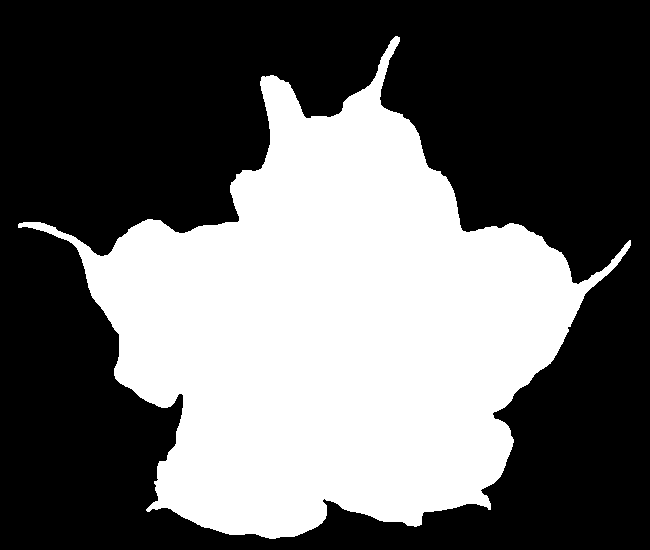
#> input picture Sheet04/images/engelstrompete.png, 650 x 550 px; the run also reads 1 picture not shown here
$ jupyter execute --allow-errors sheet04_niko.ipynb   (shell and % lines are left out)
#> lines starting #> are read from the running program, lines starting #| are printed output that depends on the picture; after the words box and inside, x2 and y2 are one past the last pixel; in counts of white or black regions, pixels touching at a corner belong together
Osnabrück University - Computer Vision (Winter Term 2024/25) - Dr. Ulf Krumnack, Lukas Niehaus, Robin Rawiel

# Exercise Sheet 04: Color and segmentation

## Introduction

This week's sheet should be solved and handed in before the end of **Monay, December 9th, 2024**. If you need help (and Google and other resources were not enough), feel free to contact your groups' designated tutor or whomever of us you run into first. Please upload your results to your group's Stud.IP folder.

## Assignment 0: Math recap (the exponential function) [0 Points]

This exercise is supposed to be basic (but maybe less familiar than the last one), does not give any points, and is voluntary. There will be a similar exercise on every sheet. It is intended to revise some basic mathematical notions that are assumed throughout this class and to allow you to check if you are comfortable with them. Usually you should have no problem to answer these questions offhand, but if you feel unsure, this is a good time to look them up (again). You are always welcome to discuss questions with the tutors or in the practice session. Also, if you have a (math) topic you would like to recap, please let us know.

[cell 1]
import numpy as np
import matplotlib.pyplot as plt

# Funktion für Hough-Transformation
def hough_transform(points, theta_steps=180):
#> called with theta_steps = 180
    thetas = np.linspace(0, np.pi, theta_steps)
    rhos = []
    for x, y in points:
        rho = x * np.cos(thetas) + y * np.sin(thetas)
        rhos.append(rho)
    return np.array(rhos), thetas

# Punkte auf der Geraden y = 2x
points = [(1, 2), (2, 4), (3, 6), (4, 8)]  # Punkte der Geraden
rhos, thetas = hough_transform(points)

# Erstelle die Figuren
fig, axes = plt.subplots(1, 3, figsize=(18, 6))

# Kartesischer Raum (linkes Diagramm)
axes[0].set_title("Kartesischer Raum")
axes[0].set_xlabel("x")
axes[0].set_ylabel("y")
axes[0].grid(True)
axes[0].set_xlim(0, 5)
axes[0].set_ylim(0, 10)

# Punkte und Gerade
for x, y in points:
    axes[0].plot(x, y, 'ro')  # Punkte
    axes[0].annotate(f"({x},{y})", (x, y), textcoords="offset points", xytext=(5, 5), ha='center')
x_vals = np.linspace(0, 5, 100)
y_vals = 2 * x_vals
axes[0].plot(x_vals, y_vals, 'b-', label="y = 2x")
axes[0].legend()

# Hough-Parameterraum (mittleres Diagramm)
axes[1].set_title("Hough-Parameterraum")
axes[1].set_xlabel(r"$\theta$ (Bogenmaß)")
axes[1].set_ylabel(r"$\rho$")
axes[1].grid(True)
for i, rho in enumerate(rhos):
    axes[1].plot(thetas, rho, label=f'Point {points[i]}')
axes[1].legend()

# Einheitskreis (rechtes Diagramm)
axes[2].set_title("Projektionen auf den Einheitskreis")
axes[2].set_aspect('equal', 'box')
axes[2].set_xlim(-1.1, 1.1)
axes[2].set_ylim(-1.1, 1.1)
axes[2].grid(True)
axes[2].add_artist(plt.Circle((0, 0), 1, color='blue', fill=False, label="Einheitskreis"))
for theta in thetas[::20]:  # Einige diskrete Theta-Werte zur Veranschaulichung
    x_proj = np.cos(theta)
    y_proj = np.sin(theta)
    axes[2].plot([0, x_proj], [0, y_proj], 'r-')  # Linie vom Ursprung zur Projektion
    axes[2].plot(x_proj, y_proj, 'go')  # Punkt auf dem Kreis
axes[2].legend(["Einheitskreis", "Projektionen"], loc="upper right")

plt.tight_layout()
plt.show()
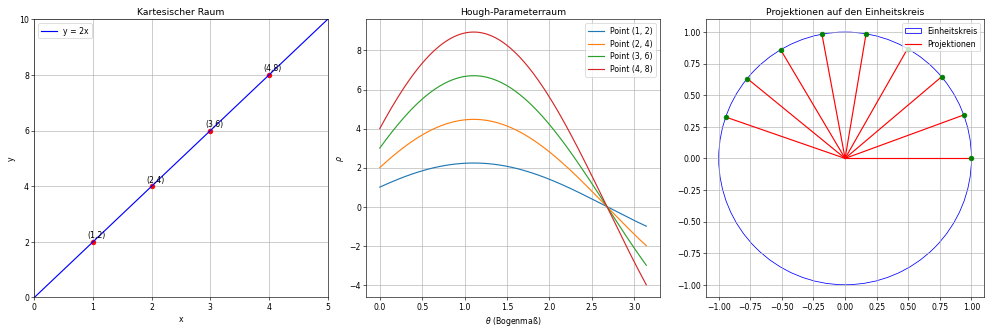
#> figure drawn by matplotlib, 3 panels; panel 2: curve peaks at x = 1.11, y = 2.24; panel 2: curve peaks at x = 1.11, y = 4.47; panel 2: curve peaks at x = 1.11, y = 6.71

import numpy as np
import matplotlib.pyplot as plt

# Parameter der Gerade
m = 0.5  # Steigung der Geraden (flachere Steigung für bessere Visualisierung)
b = 5    # Achsenabschnitt der Geraden (weiter entfernt vom Ursprung)

# Berechnung des Abstands p der Normalen vom Ursprung zur Geraden
p = abs(b) / np.sqrt(1 + m**2)  # Abstand der Normalen
theta = np.arctan(m)  # Winkel der Geraden mit der x-Achse

# Punkt auf der Geraden, der den kürzesten Abstand vom Ursprung hat
x_closest = -b * m / (1 + m**2)
y_closest = b / (1 + m**2)

# Grenzen für die Gerade
x_values = np.linspace(-20, 20, 400)
y_values = m * x_values + b  # Gerade: y = mx + b

# Berechnung der Normale (sie verläuft durch den Ursprung und den Punkt (x_closest, y_closest))
normal_slope = -1 / m  # Steigung der Normalen (senkrecht zur Geraden)
normal_x = np.array([0, x_closest])
normal_y = np.array([0, y_closest])

# Plot
plt.figure(figsize=(10, 10))

# Plot der Geraden
plt.plot(x_values, y_values, label=f'Gerade: y = {m}x + {b}', color='blue')

# Plot der Normalen
plt.plot(normal_x, normal_y, '--', label=f'Normale (p = {p:.2f})', color='orange')

# Markierung des Ursprungs
plt.scatter(0, 0, color='red', label='Ursprung (0, 0)', zorder=5)
plt.text(0, 0, ' Ursprung', fontsize=10, verticalalignment='bottom', horizontalalignment='left')

# Markierung des kürzesten Punktes
plt.scatter(x_closest, y_closest, color='green', label=f'Kürzester Punkt: ({x_closest:.2f}, {y_closest:.2f})', zorder=5)
plt.text(x_closest, y_closest, f' ({x_closest:.2f}, {y_closest:.2f})', fontsize=10, verticalalignment='bottom')

# Markierung des Abstands p
plt.plot([0, x_closest], [0, y_closest], 'k:', label=f'Abstand p = {p:.2f}')
plt.text(x_closest / 2, y_closest / 2, f'p = {p:.2f}', fontsize=12, color='purple')

# Titel und Legende
plt.title('Normale zur Geraden und Abstand p', fontsize=14)
plt.xlabel('x', fontsize=12)
plt.ylabel('y', fontsize=12)
plt.axhline(0, color='black', linewidth=0.5)
plt.axvline(0, color='black', linewidth=0.5)
plt.grid(True, linestyle='--', linewidth=0.5)
plt.legend(fontsize=12)
plt.axis('equal')
plt.xlim(-20, 20)
plt.ylim(-10, 20)

# Plot anzeigen
plt.show()
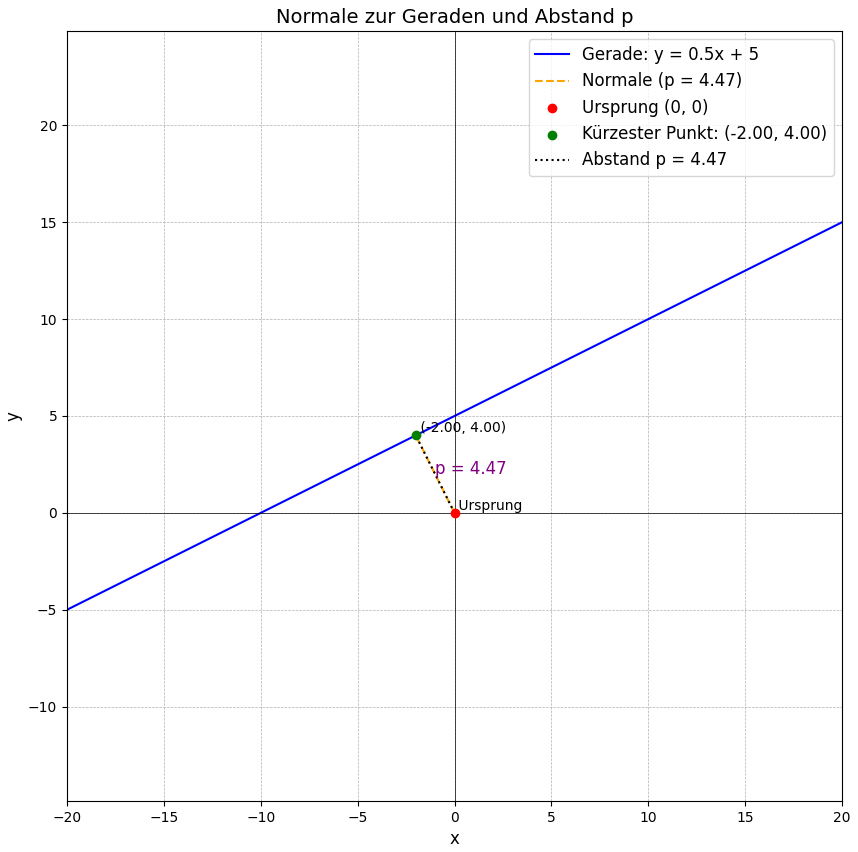
#> figure drawn by matplotlib, 1 panel; curve peaks at x = 20, y = 15

**a)** What is an *exponential function*? How can it be characterized? What is special about $e^x$?

**b)** How is the exponential function defined for complex arguments? In what way(s) does this generalize the real case?

YOUR ANSWER HERE

**c)** The complex exponential function allows to define a mapping $\mathbb{R}\to\mathbb{C}$ by $x\mapsto e^{ix}$? How does the graph of this mapping look like? Where are the points $e^{2\pi i\frac mn}$ for $m=0,...,n\in\mathbb{N}$ located on this graph?

YOUR ANSWER HERE

#> (a cell that did not finish here is left out)

## Assignment 1: Implementation: Skeletonization (5 points)

### a) Skeletonization with hit-or-miss

Explain in your own words, how the hit-or-miss operator can be used for skeletonization (cf CV-05 slide 39).

YOUR ANSWER HERE

### b) Implementation of skeletonization

Now use this method to implement your own skeletonization function. It is ok to use
`scipy.ndimage.morphology.binary_hit_or_miss` here (but of course *not* `skimage.morphology.skeletonize` or similar functions). Compare your result with (CV-05 slide 40). Note that computing the skeleton using this method may take some time ...

[cell 3]
import numpy as np
import matplotlib.pyplot as plt
from scipy.ndimage import binary_hit_or_miss, distance_transform_cdt, binary_dilation
from imageio.v3 import imread

def my_skeletonize(img):
    """
    Compute the skeloton of a binary image using hit_or_miss operator.

    Parameters
    ----------
    img : ndarray of bools
        Binary image to be skeletonized.

    Returns
    -------
    skeleton : ndarray of bools
        The skeleton of the input image.
    """
    # Define the structuring elements (masks) for hit-or-miss transformation
    mask1 = np.array([[0, 1, 0],
                      [0, 1, 0],
                      [1, 1, 1]], dtype=bool)  # Mask for detecting edges
    mask2 = np.array([[1, 1, 1],
                      [0, 1, 0],
                      [0, 0, 0]], dtype=bool)  # Mask for detecting background

    # Initialize the skeleton as an empty array
    skeleton = np.zeros_like(img, dtype=bool)

    # Perform the skeletonization by iteratively applying hit-or-miss
    while True:
        # Apply hit-or-miss to find the current skeleton parts
        hit_miss = binary_hit_or_miss(img, mask1, mask2)

        # If no new pixels are found, we're done
        if not hit_miss.any():
            break

        # Add the detected parts to the skeleton
        skeleton |= hit_miss

        # Remove the detected parts from the image to continue the process
        img[hit_miss] = 0

    return skeleton

img = imread("images/engelstrompete.png") > 0
#> img: shape (550, 650) bool; 40% white; 1 white region, box (x1, y1, x2, y2) and area: (18, 36, 631, 539) 142959
skel = my_skeletonize(img)
result = distance_transform_cdt(img, metric='taxicab') + (50 * img)
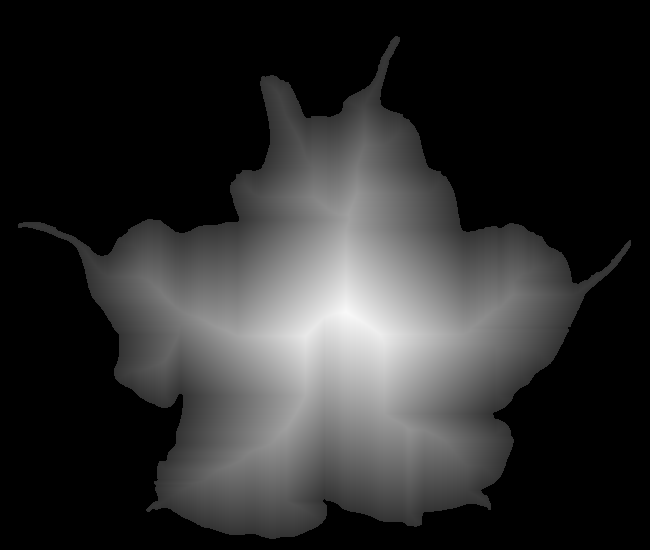
#> result: shape (550, 650) int64; min 0, max 248, mean 44.6
result[binary_dilation(skel)] = 0
plt.figure(figsize=(10,10))
plt.gray()
plt.imshow(result)
#plt.imshow(img)
plt.show()

## Assignment 2: Hough transform (5 points)

**a)** Explain in your own words the idea of Hough transform in general. What is an accumulator space? In what sense can the Hough transform be seen as a model-based approach?

The **Hough Transform** is a technique used for detecting geometric shapes, particularly **lines** and **circles**, in an image. The idea is to transform points from the image space into a **parameter space** (also called the **Hough space**), where shapes can be represented as points or curves. This allows us to find patterns (like lines or circles) by detecting peaks in the transformed space.

#### Accumulator Space

The **accumulator space** is a multi-dimensional parameter space where each dimension corresponds to a parameter of the geometric shape being detected. For example:
- For lines, the parameters are **distance** $ \rho $ and **angle** $ \theta $.
- For circles, the parameters are the **center coordinates** $ a $, $ b $ and **radius** $ r $.

Each point in the image "votes" in the accumulator space for all the possible shapes it could belong to. When several points in the image align (e.g., they lie on the same line), their votes accumulate at a specific point in the accumulator space, indicating the presence of that shape.

#### Model-Based Approach

It can be seen as a **model-based approach** because it systematically tests a range of theoretical models (such as lines or circles) with different parameters and compares them to the image data. Instead of directly detecting shapes in the image space, the algorithm searches for the **parameters** of the shape in a parametric space. For each model, the algorithm accumulates "votes" based on the degree of overlap with the image data. The detected shape corresponds to the model parameters that receive the most "votes" in the accumulator.

### Line Example

For line detection, a point $ (x, y) $ in the image contributes to a curve in the accumulator space defined by the polar form of the line equation:

$$
\rho = x \cos(\theta) + y \sin(\theta)
$$

Here, $ \rho $ is the perpendicular distance from the origin to the line, and $ \theta $ is the angle of the line's normal vector. Points that lie on the same line will produce intersecting curves in the accumulator space, and the intersection point shows the parameters of the line.
 in the accumulator space.
s in the accumulator space.

**b)** What is linear Hough transform? What does a point in the linear Hough space represent? Explain the meaning of the two coordinates.

The **linear Hough transform** is used to detect straight lines in an image. In the Hough space, each point in the image space is represented as a curve. A point in the **linear Hough space** represents a possible line in the image, parameterized by two coordinates: **$ \rho $** and **$ \theta $**.

- $ \rho $ is the **perpendicular distance** from the origin to the line. It measures how far the line is from the origin.
- $ \theta $ is the **angle** of the line's normal vector with respect to the horizontal axis. It defines the orientation of the line.

In the Hough space, each point in the image "votes" for possible lines it could belong to. The point in the Hough space where the most votes accumulate indicates the parameters ($ \rho $, $ \theta $) of the detected line in the image space.

**c)**  How are points, lines, polygons transformed by linear Hough transform? What about parallel lines? Try different configurations using the functions `point`, `line`, `polygon` below. Use the function `skimage.transform.hough_line` to display these examples.
<!-- You may use the code of Assignment 2 to check different configurations interactively. -->

In the **linear Hough transform**, points, lines, and polygons are transformed into the Hough space, where lines in the image space are represented by points in the Hough space.

- **Points**: A point in the image space corresponds to a sinusoidal curve in the Hough space. Every point votes for all possible lines it could belong to.
- **Lines**: A line in the image space corresponds to a single point in the Hough space. All points on the line will accumulate votes in the same location of the Hough space, corresponding to the line’s $ \rho $ and $ \theta $.
- **Polygons**: A polygon with straight edges will have multiple lines, each of which is transformed into a point in the Hough space. These points will form a set of peaks corresponding to the polygon’s edges.

**Parallel lines**: Parallel lines in the image space are represented by curves in the Hough space that have the same $ \theta $ but different $ \rho $ values, since they are at different perpendicular distances from the origin.

[cell 4]
from skimage.transform import hough_line, resize
import matplotlib.pyplot as plt
import numpy as np

steps = lambda p,q : max(map(lambda x,y: abs(x-y), p, q))+1
coords = lambda p,q,s : tuple([np.linspace(x,y,s,dtype=np.uint16) for x,y in zip(p,q)])

def point(img, p):
    """Insert a point in the black/white image at position p

    Args:
        img (ndarray): Input image.
        p (tuple): Coordinate of point.

    Returns:

    """
    img[p] = 1

def line(img, p, q):
    """Insert a line from p to q in the black/white image

    Args:
        img (ndarray): Input image.
        p (tuple): Coordinate of start position.
        q (tuple): Coordinate of end position.

    Returns:

    """
    img[coords(p,q,steps(p,q))] = 1

def polygon(img, vertices):
    """Insert a (closed) polygon given by a list of points into the black/white image

    Args:
        img (ndarray): Input image.
        vertices (list): List of coordinate tuples.

    Returns:

    """
    for p, q in zip(vertices, vertices[1:]+vertices[0:1]):
        line(img,p,q)

img = np.zeros((100,100))

# Add a point
point(img, (30, 50))

# Add a line
line(img, (10, 10), (80, 80))

# Add a polygon (triangle)
polygon(img, [(20, 30), (70, 30), (50, 70)])

fig, [ax1, ax2] = plt.subplots(1,2, figsize=(12,4))

plt.gray()
ax1.set_title('Image');
ax1.imshow(img, origin = 'lower')

out, angles, d = hough_line(img)

# scale output to quadratic image
out_resized = resize(out, (out.shape[0], out.shape[0]), anti_aliasing=True, preserve_range=True)
ax2.set_title('Hough transform (skimage)');
ax2.set_xlabel('Angles (degrees)')
ax2.set_ylabel('Distance (pixels)')
ax2.imshow(np.log(1 + out_resized), origin = 'lower', cmap='gray')

ax2.set_yticks(np.linspace(0, out.shape[0], 7))
ax2.set_yticklabels((-1 * np.linspace(d[-1], d[0], 7)).astype(int))
ax2.set_xticks(np.linspace(0, out.shape[0], 5))
ax2.set_xticklabels(np.linspace(np.rad2deg(angles[0]), np.rad2deg(angles[-1]), 5).astype(int))


plt.show()
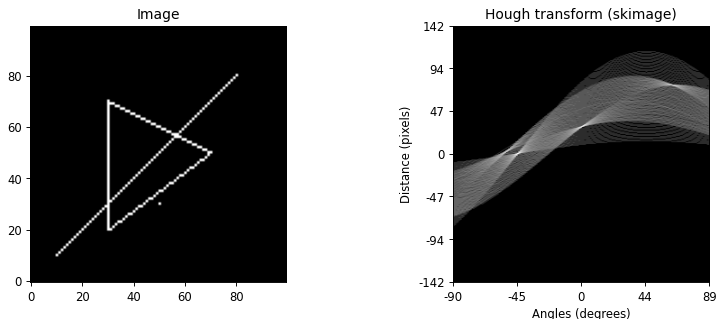
#> figure drawn by matplotlib, 2 panels

**d)** The following code block implements an interactive Hough transform, in which you can either draw points or lines and can see the resulting Hough transform immediately. Draw different shapes of points or lines and check the resulting Hough transform. Try to predict the outcome of the transformation!

[cell 5]
from skimage.transform import hough_line, resize
import matplotlib.pyplot as plt
import numpy as np

# True if two mouse clicks should draw a line, false if single clicks draw points
lines = True

steps = lambda p,q : max(map(lambda x,y: abs(x-y), p, q))+1
coords = lambda p,q,s : tuple([np.linspace(x,y,s,dtype=np.uint16) for x,y in zip(p,q)])
img = np.zeros((200,200))


# [12 lines left out: function line, not called in this run]


def disp_and_comp():
    """Computes Line Hough transform; displays image and result

    Args:

    Returns:

    """
    ax1.imshow(img, origin = 'lower', cmap='gray')

    out, angles, d = hough_line(img)

    out_resized = resize(out, (out.shape[0], out.shape[0]), anti_aliasing=True, preserve_range=True)
    ax2.imshow(np.log(1 + out_resized), origin = 'lower', cmap='gray')
    ax2.set_yticks(np.linspace(0, out.shape[0], 7))
    ax2.set_yticklabels((-1 * np.linspace(d[-1], d[0], 7)).astype(int))
    ax2.set_xticks(np.linspace(0, out.shape[0], 5))
    ax2.set_xticklabels(np.linspace(np.rad2deg(angles[0]), np.rad2deg(angles[-1]), 5).astype(int))

    fig.canvas.draw()


first_point = True
p1 = (0,0)
# [30 lines left out: function on_press, not called in this run]

fig = plt.figure(figsize=(8, 6))

ax1 = fig.add_subplot(121)
plt.title('Image')

ax2 = fig.add_subplot(122)
plt.title('Hough transform');
plt.xlabel('Angles (degrees)')
plt.ylabel('Distance (pixels)')
plt.tight_layout()
plt.axis('square')

disp_and_comp()
cnc = fig.canvas.mpl_connect('button_press_event', on_press)
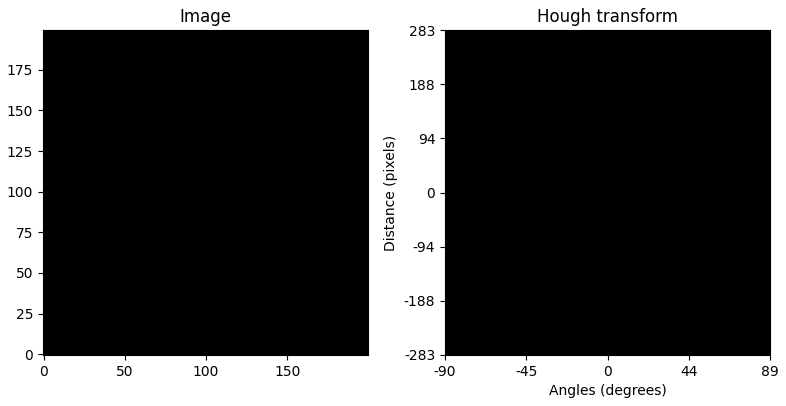
#> figure drawn by matplotlib, 2 panels
#> (the rest of the program and of its run is left out)
